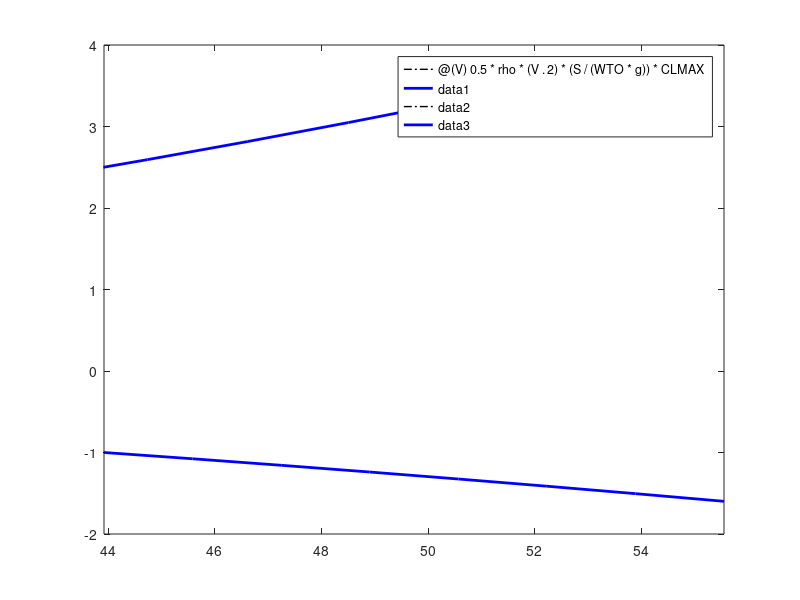

Here is the MATLAB script that generated this plot: (Note: this script raises an error after producing the figure.)
clc; clear; close all;
%% -- Capitolo 1 --
%% Specifiche tecniche
lambda=0.79;
WTO=1200; %peso al decollo kg
W=820; %peso a vuoto kg
Wfuel=200; %peso carburante
Weff=WTO-Wfuel;
rho=1.225; %densità dell'aria a SL
S=13.9; %superficie alare m^2
b=10.3;
carico=WTO/S;
caricoft=carico*0.204817;
Vs=27.78; %velocità di stallo m/s
Vc=33*sqrt(caricoft)*0.51; %velocità di crociera m/s
CLMAX=(2*WTO*9.81)/(rho*S*Vs.^2);
CLMAXr=-CLMAX*40/100;  %CLMAX in volo rovescio
nlim=2.1+24000/(WTO*2.20462+10000);
nlimR=-nlim*40/100; %nlim in volo rovescio
nlim=3.8;
Va=Vs*sqrt(nlim); %velocità di manovra
Vb=sqrt((-2*WTO*9.809)/(rho*CLMAXr*S)); %velocità di stallo in volo rovescio
Vf=Vb*sqrt(-nlimR); %velocità di manovra in volo rovescio
Vd=1.4*Vc; %velocità di picchiata
g=9.81;
c=1.35;
AR=b.^2/S;
e=0.9;
Clalfa=2*pi;
CLalfa=Clalfa/(1+(Clalfa)/(pi*AR*e));

%% -- Capitolo 2 --
%% Diagramma di Manovra

%plot del diagramma
fplot(@(V) 0.5*rho*(V.^2)*(S/(WTO*g))*CLMAX, [0 Vs],'-.k','LineWidth',1); hold on;
fplot(@(V) 0.5*rho*(V.^2)*(S/(WTO*g))*CLMAX, [Vs Va],'-b','LineWidth',2); hold on;
fplot(@(V) 0.5*rho*(V.^2)*(S/(WTO*g))*CLMAXr, [0 Vb],'-.k','LineWidth',1); hold on;
fplot(@(V) 0.5*rho*(V.^2)*(S/(WTO*g))*CLMAXr, [Vb Vf],'-b','LineWidth',2); hold on;
fplot( nlim, [Va Vc],'-b','LineWidth',2); hold on;
fplot( nlim, [Vc Vd],'-b','LineWidth',2); hold on;
fplot( nlimR, [Vf Vc],'-b','LineWidth',2); hold on;

%calcolo n per le vari velocità
ns=0.5*rho*(Vs.^2)*(S/(WTO*g))*CLMAX;
na=0.5*rho*(Va.^2)*(S/(WTO*g))*CLMAX;
nb=0.5*rho*(Vb.^2)*(S/(WTO*g))*CLMAXr;
nf=0.5*rho*(Vf.^2)*(S/(WTO*g))*CLMAXr;
ng=nf;
nc=na;

%marker testuali per i vari punti del diagramma
text(Vs, ns, 'S', 'HorizontalAlignment','center', 'VerticalAlignment','cap','Color','k','FontWeight','bold')
text(Va, na, 'A', 'HorizontalAlignment','center', 'VerticalAlignment','cap','Color','k','FontWeight','bold')
text(Vd, na, 'D', 'HorizontalAlignment','center', 'VerticalAlignment','cap','Color','k','FontWeight','bold')
text(Vb, nb, 'B', 'HorizontalAlignment','center', 'VerticalAlignment','cap','Color','k','FontWeight','bold')
text(Vf, nf, 'F', 'HorizontalAlignment','center', 'VerticalAlignment','cap','Color','k','FontWeight','bold')
text(Vc, ng, 'G', 'HorizontalAlignment','center', 'VerticalAlignment','cap','Color','k','FontWeight','bold')
text(Vd, 0, 'E', 'HorizontalAlignment','center', 'VerticalAlignment','cap','Color','k','FontWeight','bold')
text(Vc, nc, 'C', 'HorizontalAlignment','center', 'VerticalAlignment','cap','Color','k','FontWeight','bold')

%tratteggio
fplot( ns,[0,Vs],'--k');
fplot( nb,[0,Vb],'--k');
fplot( na,[0,Va],'--k');
fplot( nf,[0,Vf],'--k');
fplot( nf,[Vc,Vd],'--k');
fplot( 0,[0,Vd],'-.r');
xline([Vs,Vd,Va,Vb,Vc],'--');


%interpolazione per chiudere il diagramma
D = [Vd,na];
E = [Vd,0];
G= [Vc,ng];
x = [D(1) E(1)];
y = [D(2) E(2)];
plot(x,y,'b','LineWidth',2);
hold on;
x = [G(1) E(1)];
y = [G(2) E(2)];
plot(x,y,'b','LineWidth',2);
hold on;

%titolo e assi
title('Diagramma di manovra');
xlabel('V (m/s)');ylabel('n');
grid on;
grid minor;
axis([0 110 -2.5 4.5]);

%% Diagramma di Raffica
mu_g=(2*(carico*g)/(rho*g*c*CLalfa)); %fattore di attenuazione di raffica
Kg=(0.88*mu_g)/(5.83+mu_g); %parametro di massa

U_Vc=15.24;
U_Vd=7.62;

ng_Vc=1+(Kg*rho*U_Vc*CLalfa*Vc)/(2*(carico*g));
ng_Vd=1+(Kg*rho*U_Vd*CLalfa*Vd)/(2*(carico*g));
ngr_Vc=1-(Kg*rho*U_Vc*CLalfa*Vc)/(2*(carico*g));
ngr_Vd=1-(Kg*rho*U_Vd*CLalfa*Vd)/(2*(carico*g));

figure(2);
X = [Vc,ng_Vc];
K = [Vc,ngr_Vc];
Y= [Vd,ng_Vd];
Z= [Vd,ngr_Vd];
O= [0,1];
x = [O(1) X(1)];
y = [O(2) X(2)];
plot(x,y,'r','LineWidth',2);
hold on;
x = [O(1) Y(1)];
y = [O(2) Y(2)];
plot(x,y,'r','LineWidth',2);
hold on;
x = [O(1) Z(1)];
y = [O(2) Z(2)];
plot(x,y,'r','LineWidth',2);
hold on;
x = [O(1) K(1)];
y = [O(2) K(2)];
plot(x,y,'r','LineWidth',2);
hold on;

x = [X(1) Y(1)];
y = [X(2) Y(2)];
plot(x,y,'r','LineWidth',2);
hold on;
x = [Y(1) Z(1)];
y = [Y(2) Z(2)];
plot(x,y,'r','LineWidth',2);
hold on;
x = [K(1) Z(1)];
y = [K(2) Z(2)];
plot(x,y,'r','LineWidth',2);
hold on;

fplot( 0,[0,Vd],'-.k');


%titolo e assi
title('Diagramma di raffica');
xlabel('V (m/s)');ylabel('n');
grid on;
grid minor;
axis([0 110 -2.5 4.5]);


%% Inviluppo di volo
figure(3);
X = [Vc,ng_Vc];
K = [Vc,ngr_Vc];
Y= [Vd,ng_Vd];
Z= [Vd,ngr_Vd];
O= [0,1];
x = [O(1) X(1)];
y = [O(2) X(2)];
plot(x,y,'r','LineWidth',1.5);
hold on;
x = [O(1) Y(1)];
y = [O(2) Y(2)];
plot(x,y,'r','LineWidth',1.5);
hold on;
x = [O(1) Z(1)];
y = [O(2) Z(2)];
plot(x,y,'r','LineWidth',1.5);
hold on;
x = [O(1) K(1)];
y = [O(2) K(2)];
plot(x,y,'r','LineWidth',1.5);
hold on;

x = [X(1) Y(1)];
y = [X(2) Y(2)];
plot(x,y,'r','LineWidth',1.5);
hold on;
x = [Y(1) Z(1)];
y = [Y(2) Z(2)];
plot(x,y,'r','LineWidth',1.5);
hold on;
x = [K(1) Z(1)];
y = [K(2) Z(2)];
plot(x,y,'r','LineWidth',1.5);
hold on;

fplot( 0,[0,Vd],'-.k');


%plot del diagramma
fplot(@(V) 0.5*rho*(V.^2)*(S/(WTO*g))*CLMAX, [0 Vs],'-.k','LineWidth',1); hold on;
fplot(@(V) 0.5*rho*(V.^2)*(S/(WTO*g))*CLMAX, [Vs Va],'-b','LineWidth',2); hold on;
fplot(@(V) 0.5*rho*(V.^2)*(S/(WTO*g))*CLMAXr, [0 Vb],'-.k','LineWidth',1); hold on;
fplot(@(V) 0.5*rho*(V.^2)*(S/(WTO*g))*CLMAXr, [Vb Vf],'-b','LineWidth',2); hold on;
fplot( nlim, [Va Vc],'-b','LineWidth',2); hold on;
fplot( nlim, [Vc Vd],'-b','LineWidth',2); hold on;
fplot( nlimR, [Vf Vc],'-b','LineWidth',2); hold on;

%calcolo n per le vari velocità
ns=0.5*rho*(Vs.^2)*(S/(WTO*g))*CLMAX;
na=0.5*rho*(Va.^2)*(S/(WTO*g))*CLMAX;
nb=0.5*rho*(Vb.^2)*(S/(WTO*g))*CLMAXr;
nf=0.5*rho*(Vf.^2)*(S/(WTO*g))*CLMAXr;
ng=nf;
nc=na;

%marker testuali per i vari punti del diagramma
text(Vs, ns, 'S', 'HorizontalAlignment','center', 'VerticalAlignment','cap','Color','k','FontWeight','bold')
text(Va, na, 'A', 'HorizontalAlignment','center', 'VerticalAlignment','cap','Color','k','FontWeight','bold')
text(Vd, na, 'D', 'HorizontalAlignment','center', 'VerticalAlignment','cap','Color','k','FontWeight','bold')
text(Vb, nb, 'B', 'HorizontalAlignment','center', 'VerticalAlignment','cap','Color','k','FontWeight','bold')
text(Vf, nf, 'F', 'HorizontalAlignment','center', 'VerticalAlignment','cap','Color','k','FontWeight','bold')
text(Vc, ng, 'G', 'HorizontalAlignment','center', 'VerticalAlignment','cap','Color','k','FontWeight','bold')
text(Vd, 0, 'E', 'HorizontalAlignment','center', 'VerticalAlignment','cap','Color','k','FontWeight','bold')
text(Vc, nc, 'C', 'HorizontalAlignment','center', 'VerticalAlignment','cap','Color','k','FontWeight','bold')

%tratteggio
fplot( ns,[0,Vs],'--k');
fplot( nb,[0,Vb],'--k');
fplot( na,[0,Va],'--k');
fplot( nf,[0,Vf],'--k');
fplot( nf,[Vc,Vd],'--k');
fplot( 0,[0,Vd],'-.r');
xline([Vs,Vd,Va,Vb,Vc],'--');


%interpolazione per chiudere il diagramma
D = [Vd,na];
E = [Vd,0];
G= [Vc,ng];
x = [D(1) E(1)];
y = [D(2) E(2)];
plot(x,y,'b','LineWidth',2);
hold on;
x = [G(1) E(1)];
y = [G(2) E(2)];
plot(x,y,'b','LineWidth',2);
hold on;


%titolo e assi
title('Inviluppo di volo');
xlabel('V (m/s)');ylabel('n');
grid on;
grid minor;
axis([0 110 -2.5 4.5]);

%% -- Capitolo 3 --
%% Calcolo P e L
c=1.29; %corda media aerodinamica
P0=0;
P=P0;
it=0;
err=100000;
n=nlim;
L=n*Weff*g-P;
CMF=-0.085; 
M0D=0.5*rho*(Vd.^2)*S*c*abs(CMF);

a=c*25/100; 
l=4.6; 


disp('Calcolo P e L');
disp(['Iterazione ',num2str(it), ' L: ', num2str(L),' P: ', num2str(P),' errore: ',num2str(err)])
while abs(err)>0.00001
    it=it+1;
    L=n*Weff*g-P;
    Pold=P;
    P=(n*Weff*g*a-M0D)/(l+a);
    err=abs(Pold-P);
    disp(['Iterazione ',num2str(it), ' L: ', num2str(L),' P: ', num2str(P),' errore: ',num2str(err)])
end

CLw=L/(0.5*rho*(Vd.^2)*S);
Ww=g*0.15*WTO;
Whf=Ww/2;
qw=Whf*4/b;



fprintf(['\nCLw: ',num2str(CLw),'\nWw: ',num2str(Ww),' N\n\n']);

%% Stima del carico - Anderson

%AR=7.63

La0x=1.203;
La0y=1.198;

La2x=1.174;
La2y=1.168;

La4x=1.120;
La4y=1.113;

La6x=1.024;
La6y=1.024;

La8x=0.845;
La8y=0.854;

La9x=0.660;
La9y=0.673;

La95x=0.502;
La95y=0.521;

La975x=0.366;
La975y=0.383;

%interpolazione valori di La
La0=(La0x)*0.3+(La0y*0.7);
La2=(La2x)*0.3+(La2y*0.7);
La4=(La4x)*0.3+(La4y*0.7);
La6=(La6x)*0.3+(La6y*0.7);
La8=(La8x)*0.3+(La8y*0.7);
La9=(La9x)*0.3+(La9y*0.7);
La95=(La95x)*0.3+(La95y*0.7);
La975=(La975x)*0.3+(La975y*0.7);

c=1.3;
c0=c;
Cla0=S*La0/(c*b);
Cl0=Cla0*CLw;
l0=La0*L/b;
q0=l0-nlim*qw*(1-0);

c=1.4;
c2=c;
Cla2=S*La2/(c*b);
Cl2=Cla2*CLw;
l2=La2*L/b;
q2=l2-nlim*qw*(1-0.2);

c4=c;
Cla4=S*La4/(c*b);
Cl4=Cla4*CLw;
l4=La4*L/b;
q4=l4-nlim*qw*(1-0.4);

c6=c;
Cla6=S*La6/(c*b);
Cl6=Cla6*CLw;
l6=La6*L/b;
q6=l6-nlim*qw*(1-0.6);

c=1.4-((1.4-1.1)*0.2);
c8=c;
Cla8=S*La8/(c*b);
Cl8=Cla8*CLw;
l8=La8*L/b;
q8=l8-nlim*qw*(1-0.8);

c=1.4-((1.4-1.1)*0.3);
c9=c;
Cla9=S*La9/(c*b);
Cl9=Cla9*CLw;
l9=La9*L/b;
q9=l9-nlim*qw*(1-0.9);

c=1.4-((1.4-1.1)*0.35);
c95=c;
Cla95=S*La95/(c*b);
Cl95=Cla95*CLw;
l95=La95*L/b;
q95=l95-nlim*qw*(1-0.95);

c=1.4-((1.4-1.1)*0.375);
c975=c;
Cla975=S*La975/(c*b);
Cl975=Cla975*CLw;
l975=La975*L/b;
q975=l975-nlim*qw*(1-0.975);




fprintf(['eta','\tLa      ','\tc     ','\tCla     ','\tCl     ','\tl     ','\tq eff    ','\n']);
fprintf(['0\t',num2str(La0),'\t ',num2str(c0),'\t ',num2str(Cla0),'\t ',num2str(Cl0),'\t ',num2str(l0),'\t ',num2str(q0),'\n']);
fprintf(['0.2\t',num2str(La2),'\t ',num2str(c2),'\t ',num2str(Cla2),'\t ',num2str(Cl2),'\t ',num2str(l2),'\t ',num2str(q2),'\n']);
fprintf(['0.4\t',num2str(La4),'\t ',num2str(c4),'\t ',num2str(Cla4),'\t ',num2str(Cl4),'\t ',num2str(l4),'\t ',num2str(q4),'\n']);
fprintf(['0.6\t',num2str(La6),'\t ',num2str(c6),'\t ',num2str(Cla6),'\t ',num2str(Cl6),'\t ',num2str(l6),'\t ',num2str(q6),'\n']);
fprintf(['0.8\t',num2str(La8),'\t ',num2str(c8),'\t ',num2str(Cla8),'\t ',num2str(Cl8),'\t ',num2str(l8),'\t ',num2str(q8),'\n']);
fprintf(['0.9\t',num2str(La9),'\t ',num2str(c9),'\t ',num2str(Cla9),'\t ',num2str(Cl9),'\t ',num2str(l9),'\t ',num2str(q9),'\n']);
fprintf(['0.95\t',num2str(La95),'\t ',num2str(c95),'\t ',num2str(Cla95),'\t ',num2str(Cl95),'\t ',num2str(l95),'\t ',num2str(q95),'\n']);
fprintf(['0.975\t',num2str(La975),'\t ',num2str(c975),'\t ',num2str(Cla975),'\t ',num2str(Cl975),'\t ',num2str(l975),'\t ',num2str(q975),'\n']);


%% grafica anderson

figure(4)
eta=[0 0.2 0.4 0.6 0.8 0.9 0.95 0.975 1];
q=[q0 q2 q4 q6 q8 q9 q95 q975 0];

labels = {q0 q2 q4 q6 q8 q9 q95 q975 0};

xx=linspace(eta(1),eta(end),1000);
yy=interp1(eta,q,xx,'spline');  
plot(xx,yy,eta,q,'.','MarkerSize',22);

text(eta,q,labels,'VerticalAlignment','bottom','HorizontalAlignment','left');


xlabel('\eta'); ylabel('Carico effettivo (N/m)');
title("Distribuzione carico punto D");
grid on;


%% sollecitazione in assenza di controvento
eta=flip(eta);
q=flip(q);
bdim=eta.*b/2;
T=zeros(9,1);
T(1)=0;
for it=1:8
    T(it+1)=(q(it+1)+q(it))*(bdim(it)-bdim(it+1))*0.5+T(it);
end

figure(5);
subplot(2,1,1);
labels = {T(1) T(2) T(3) T(4) T(5) T(6) T(7) T(8) T(9)};
plot(bdim,T,'-',bdim,T,'.','MarkerSize',22);
text(bdim,T,labels,'VerticalAlignment','bottom','HorizontalAlignment','left');
xlabel('y (m)'); ylabel('Taglio (N)');
title("Punto D - Taglio senza controvento");

grid on;

%momento 

fun = @(bdim) -T(9)*(1-bdim/5.15);
subplot(2,1,2);
M=cumtrapz(bdim,fun(bdim));

plot(bdim,M,'-',bdim,M,'.','MarkerSize',22);
labels = {M(1) M(2) M(3) M(4) M(5) M(6) M(7) M(8) M(9)};
plot(bdim,M,'-',bdim,M,'.','MarkerSize',22);
text(bdim,M,labels,'VerticalAlignment','bottom','HorizontalAlignment','left');
xlabel('y (m)'); ylabel('Momento (Nm)');
title("Punto D - Momento senza controvento");

grid on;

%% sollecitazione con controvento
Dcontrovento=2.15; %distanza controvento dalla radice
Rb=M(9)/Dcontrovento; %Reazione del controvento

T=nan(9,1);
T(1)=0;
for it=1:6
    T(it+1)=(q(it+1)+q(it))*(bdim(it)-bdim(it+1))*0.5+T(it);
end
A=[bdim(7),T(7)];


figure(6);
subplot(2,1,1);
labels = {T(1) T(2) T(3) T(4) T(5) T(6) T(7) T(8) T(9)};
plot(bdim,T,'-b',bdim,T,'.r','MarkerSize',22); hold on;
text(bdim,T,labels,'VerticalAlignment','bottom','HorizontalAlignment','left');
xlabel('y (m)'); ylabel('Taglio (N)');
title("Punto D - Taglio (con controvento)");
text(5,7000,["Rb: ",num2str(Rb)]);
grid on;
T(1:6)=nan;
TS(1)=T(7);
T(7)=T(7)-Rb;
TS(2)=T(7);
Tmax=min((TS));
text(0.1,7000,["Taglio max(N): ",num2str(Tmax)]);
for it=7:8
    T(it+1)=(q(it+1)+q(it))*(bdim(it)-bdim(it+1))*0.5+T(it);
end
plot(bdim,T,'-b',bdim,T,'.r','MarkerSize',22); hold on;
B=[bdim(7),T(7)];
x = [A(1) B(1)];
y = [A(2) B(2)];
plot(x,y,'-b');
hold on;


M=zeros(9,1);
M(1)=0;
T=nan(9,1);
T(1)=0;
for it=1:6
    T(it+1)=(q(it+1)+q(it))*(bdim(it)-bdim(it+1))*0.5+T(it);
end

for it=1:8
    M(it+1)=(T(it+1)+T(it))*(bdim(it)-bdim(it+1))*0.5+M(it);
end
T(1:6)=nan;
T(7)=T(7)-Rb;
for it=7:8
    T(it+1)=(q(it+1)+q(it))*(bdim(it)-bdim(it+1))*0.5+T(it);
end
for it=7:8
    M(it+1)=(T(it+1)+T(it))*(bdim(it)-bdim(it+1))*0.5+M(it);
end
Mmax=M(7);
M(9)=0; 
subplot(2,1,2);
labels = {M(1) M(2) M(3) M(4) M(5) M(6) M(7) M(8) M(9)};
plot(bdim,M,'-',bdim,M,'.','MarkerSize',22);
text(0.1,10000,["Momento max(N*M): ",num2str(M(7))]);
text(bdim,M,labels,'VerticalAlignment','bottom','HorizontalAlignment','left');
xlabel('y (m)'); ylabel('Momento (Nm)');
title("Punto D - Momento (con controvento)");
grid on;


%% Torsione
c=1.29;
Vg=Vc;
Wnf=(WTO-Wfuel)*9.81;
M0=-1/2*rho*(Vd^2)*S*c*CMF;
MtD=M0/2;

M0=-1/2*rho*(Vg^2)*S*c*CMF;
L=Wnf*ngr_Vc;
MtG=M0/2-L*a/2;

Mt=max(MtD,MtG); %punto più critico è G(punto C volo rovescio)

P=(ngr_Vc*a*Wnf-M0)/(l+a);
L=Wnf*ngr_Vc-P;
CLw=L/(0.5*rho*(Vc^2)*S);

%% Torsione- carico e grafica carico
c=1.3;
c0=c;
Cla0=S*La0/(c*b);
Cl0=Cla0*CLw;
l0=La0*L/b;
q0=l0-nlim*qw*(1-0);

c=1.4;
c2=c;
Cla2=S*La2/(c*b);
Cl2=Cla2*CLw;
l2=La2*L/b;
q2=l2-nlim*qw*(1-0.2);

c4=c;
Cla4=S*La4/(c*b);
Cl4=Cla4*CLw;
l4=La4*L/b;
q4=l4-nlim*qw*(1-0.4);

c6=c;
Cla6=S*La6/(c*b);
Cl6=Cla6*CLw;
l6=La6*L/b;
q6=l6-nlim*qw*(1-0.6);

c=1.4-((1.4-1.1)*0.2);
c8=c;
Cla8=S*La8/(c*b);
Cl8=Cla8*CLw;
l8=La8*L/b;
q8=l8-nlim*qw*(1-0.8);

c=1.4-((1.4-1.1)*0.3);
c9=c;
Cla9=S*La9/(c*b);
Cl9=Cla9*CLw;
l9=La9*L/b;
q9=l9-nlim*qw*(1-0.9);

c=1.4-((1.4-1.1)*0.35);
c95=c;
Cla95=S*La95/(c*b);
Cl95=Cla95*CLw;
l95=La95*L/b;
q95=l95-nlim*qw*(1-0.95);

c=1.4-((1.4-1.1)*0.375);
c975=c;
Cla975=S*La975/(c*b);
Cl975=Cla975*CLw;
l975=La975*L/b;
q975=l975-nlim*qw*(1-0.975);

fprintf(['eta','\tLa      ','\tc     ','\tCla     ','\tCl     ','\tl     ','\tq eff    ','\n']);
fprintf(['0\t',num2str(La0),'\t ',num2str(c0),'\t ',num2str(Cla0),'\t ',num2str(Cl0),'\t ',num2str(l0),'\t ',num2str(q0),'\n']);
fprintf(['0.2\t',num2str(La2),'\t ',num2str(c2),'\t ',num2str(Cla2),'\t ',num2str(Cl2),'\t ',num2str(l2),'\t ',num2str(q2),'\n']);
fprintf(['0.4\t',num2str(La4),'\t ',num2str(c4),'\t ',num2str(Cla4),'\t ',num2str(Cl4),'\t ',num2str(l4),'\t ',num2str(q4),'\n']);
fprintf(['0.6\t',num2str(La6),'\t ',num2str(c6),'\t ',num2str(Cla6),'\t ',num2str(Cl6),'\t ',num2str(l6),'\t ',num2str(q6),'\n']);
fprintf(['0.8\t',num2str(La8),'\t ',num2str(c8),'\t ',num2str(Cla8),'\t ',num2str(Cl8),'\t ',num2str(l8),'\t ',num2str(q8),'\n']);
fprintf(['0.9\t',num2str(La9),'\t ',num2str(c9),'\t ',num2str(Cla9),'\t ',num2str(Cl9),'\t ',num2str(l9),'\t ',num2str(q9),'\n']);
fprintf(['0.95\t',num2str(La95),'\t ',num2str(c95),'\t ',num2str(Cla95),'\t ',num2str(Cl95),'\t ',num2str(l95),'\t ',num2str(q95),'\n']);
fprintf(['0.975\t',num2str(La975),'\t ',num2str(c975),'\t ',num2str(Cla975),'\t ',num2str(Cl975),'\t ',num2str(l975),'\t ',num2str(q975),'\n\n']);




figure(7)
eta=[0 0.2 0.4 0.6 0.8 0.9 0.95 0.975 1];
q=[q0 q2 q4 q6 q8 q9 q95 q975 0];

labels = {q0 q2 q4 q6 q8 q9 q95 q975 0};

xx=linspace(eta(1),eta(end),1000);
yy=interp1(eta,q,xx,'spline');  
plot(xx,yy,eta,q,'.','MarkerSize',22);

text(eta,q,labels,'VerticalAlignment','bottom','HorizontalAlignment','left');


xlabel('\eta'); ylabel('Carico effettivo (N/m)');
title("Distribuzione carico punto G");
grid on;

%% Torsione-sollecitazione in assenza di controvento
eta=flip(eta);
q=flip(q);
bdim=eta.*b/2;
T=zeros(9,1);
T(1)=0;
for it=1:8
    T(it+1)=(q(it+1)+q(it))*(bdim(it)-bdim(it+1))*0.5+T(it);
end


figure(8);
subplot(2,1,1);
labels = {T(1) T(2) T(3) T(4) T(5) T(6) T(7) T(8) T(9)};
plot(bdim,T,'-',bdim,T,'.','MarkerSize',22);
text(bdim,T,labels,'VerticalAlignment','bottom','HorizontalAlignment','left');
xlabel('y (m)'); ylabel('Taglio (N)');
title("Punto G - Taglio senza controvento");

grid on;

%momento

fun = @(bdim) -T(9)*(1-bdim/5.15);
subplot(2,1,2);
M=cumtrapz(bdim,fun(bdim));

subplot(2,1,2);
labels = {M(1) M(2) M(3) M(4) M(5) M(6) M(7) M(8) M(9)};
plot(bdim,M,'-',bdim,M,'.','MarkerSize',22);
text(bdim,M,labels,'VerticalAlignment','bottom','HorizontalAlignment','left');
xlabel('y (m)'); ylabel('Momento (Nm)');
title("Punto G - Momento senza controvento");

grid on;

%% Torsione- controvento
Dcontrovento=2.15; %distanza controvento dalla radice
Rb=M(9)/Dcontrovento; %Reazione del controvento
T=nan(9,1);
T(1)=0;
for it=1:6
    T(it+1)=(q(it+1)+q(it))*(bdim(it)-bdim(it+1))*0.5+T(it);
end
A=[bdim(7),T(7)];


figure(9);
subplot(2,1,1);
labels = {T(1) T(2) T(3) T(4) T(5) T(6) T(7) T(8) T(9)};
plot(bdim,T,'-b',bdim,T,'.r','MarkerSize',22); hold on;
text(bdim,T,labels,'VerticalAlignment','bottom','HorizontalAlignment','left');
xlabel('y (m)'); ylabel('Taglio (N)');
title("Punto G - Taglio");
text(5,7000,["Rb: ",num2str(Rb)]);
grid on;
    
    
T(1:6)=nan;
TS(1)=T(7);
T(7)=T(7)-Rb;
TS(2)=T(7);
Tmax_Torsione=max((TS));
text(0.1,7000,["Taglio max(N): ",num2str(Tmax_Torsione)]);
for it=7:8
    T(it+1)=(q(it+1)+q(it))*(bdim(it)-bdim(it+1))*0.5+T(it);
end
plot(bdim,T,'-b',bdim,T,'.r','MarkerSize',22); hold on;
B=[bdim(7),T(7)];
x = [A(1) B(1)];
y = [A(2) B(2)];
plot(x,y,'-b');
hold on;
   



M=zeros(9,1);
M(1)=0;
T=nan(9,1);
T(1)=0;
for it=1:7
    T(it+1)=(q(it+1)+q(it))*(bdim(it)-bdim(it+1))*0.5+T(it);
end

for it=1:7
    M(it+1)=(T(it+1)+T(it))*(bdim(it)-bdim(it+1))*0.5+M(it);
end
T(1:6)=nan;
T(7)=T(7)-Rb;
for it=7:8
    T(it+1)=(q(it+1)+q(it))*(bdim(it)-bdim(it+1))*0.5+T(it);
end
for it=7:8
    M(it+1)=(T(it+1)+T(it))*(bdim(it)-bdim(it+1))*0.5+M(it);
end
M(9)=0; 
subplot(2,1,2);
labels = {M(1) M(2) M(3) M(4) M(5) M(6) M(7) M(8) M(9)};
plot(bdim,M,'-',bdim,M,'.','MarkerSize',22); hold on;
text(0.1,0,["Momento max(N*M): ",num2str(M(7))]);
text(bdim,M,labels,'VerticalAlignment','bottom','HorizontalAlignment','left');
xlabel('y (m)'); ylabel('Momento (Nm)');
title("Punto G - Momento");

grid on;

%% Torsione- Determinazione stato tensionale
Mmax_Torsione=M(7); %calcolare flussi di taglio

%% -- Capitolo 4 --
%% Profilo 631 A012
%pagina 344
c=1.29;
x=[0 0.5 0.75 1.25 2.5 5.0 7.5 10 15 20 25 30 35 40 45 50 55 60 65 70 75 80 85 90 95 100];
y=[0 0.973 1.173 1.492 2.078 2.895 3.504 3.994 4.747 5.287 5.664 5.901 5.995 5.957 5.792 5.517 5.148 4.7 4.186 3.621 3.026 2.426 1.826 1.225 0.625 0.025];
x1=x./100;
y1=y./100;
figure(10);
plot(x1,y1); hold on;plot(x1,-y1);
axis([0 1 -0.5 0.5]);grid on;
xlabel('x/c'); ylabel('y/c');
title("NACA 63(1)A012 (adimensionale)");

%non adimensionale
x=x.*c/100;
y=y.*c/100;
figure(11);
up=plot(x,y); hold on; low=plot(x,-y);hold on;
axis([0 1.29 -0.5 0.5]);grid on;
xlabel('x(m)'); ylabel('y(m)');
title("NACA 63(1)A012 (c=1.29m)");

xline(c*25/100,'-.');
xline(c*70/100,'-.');
x20=abs(y(11)+y(11)); % dal 25% al 70% della cma
x70=abs(y(20)+y(20));

%wingbox
figure(12)
solettex=[25  35  45  55   70].*c/100;
solettey=[5.664 5.995 5.792 5.148 3.621]*c/100;
labels={'1','2','3','4','5'};
top=plot(solettex,solettey,'-ok','LineWidth',1.5,'MarkerSize',5); hold on;
text(solettex,solettey,labels,'VerticalAlignment','bottom','HorizontalAlignment','right');
labels={'10','9','8','7','6'};
bot=plot(solettex,-solettey,'-ok','LineWidth',1.5,'MarkerSize',5); hold on;
text(solettex,-solettey,labels,'VerticalAlignment','bottom','HorizontalAlignment','right');
axis([0 1.29 -0.5 0.5]);grid on;
xlabel('x(m)'); ylabel('y(m)');
title("NACA 63(1)A012 Wingbox");
as=[solettex(1),solettex(1)];
bs=[solettey(1),-solettey(1)];
plot(as,bs,'-k','LineWidth',1.5);
as=[solettex(5),solettex(5)];
bs=[solettey(5),-solettey(5)];
plot(as,bs,'-k','LineWidth',1.5);


x=[0 0.5 0.75 1.25 2.5 5.0 7.5 10 15 20 25].*c/100;
y=[0 0.973 1.173 1.492 2.078 2.895 3.504 3.994 4.747 5.287 5.664].*c/100;
plot(x,y,'k','LineWidth',1.5); hold on;
plot(x,-y,'k','LineWidth',1.5); hold on;
xline(0.3225,'--');
yline(0,'--');

%wingbox sistema di riferimento per i flussi di taglio
figure(13)
solettex=[25  35  45  55   70].*c/100;
solettey=[5.664 5.995 5.792 5.148 3.621]*c/100;
labels={'1','2','3','4','5'};
top=plot(solettex,solettey,'-ok','LineWidth',1.5,'MarkerSize',5); hold on;
text(solettex,solettey,labels,'VerticalAlignment','bottom','HorizontalAlignment','right');
labels={'10','9','8','7','6'};
bot=plot(solettex,-solettey,'-ok','LineWidth',1.5,'MarkerSize',5); hold on;
text(solettex,-solettey,labels,'VerticalAlignment','bottom','HorizontalAlignment','right');
axis([-0.2 1.29 -0.5 0.5]);
xlabel('x(m)'); ylabel('y(m)');
title("NACA 63(1)A012 Wingbox, no Grid");
as=[solettex(1),solettex(1)];
bs=[solettey(1),-solettey(1)];
plot(as,bs,'-k','LineWidth',1.5);
as=[solettex(5),solettex(5)];
bs=[solettey(5),-solettey(5)];
plot(as,bs,'-k','LineWidth',1.5);


x=[0 0.5 0.75 1.25 2.5 5.0 7.5 10 15 20 25].*c/100;
y=[0 0.973 1.173 1.492 2.078 2.895 3.504 3.994 4.747 5.287 5.664].*c/100;
plot(x,y,'k','LineWidth',1.5); hold on;
plot(x,-y,'k','LineWidth',1.5); hold on;



%% Wingbox
Ce=0.342; %forma corrente
h1=x20*1000; 
h2=x70*1000;
Lwingbox=(70-25)*c/100;
a=20;
l=14;
L=200; %larghezza pannello
d=440; %lunghezza pannello
ncorr=5; %numero correnti
tp=0.6; %spessore pannello
b=(d/ncorr-1); %baia
E=71.7*1000;
sigmacy=460;
ni=0.3;
T=Tmax;
tc=0.8;
sigmacs=(E*sigmacy)^0.5*Ce*((a+l)/(2*tc))^-0.75;
ta=0.9; %spessore anima

coeff_ks=h1/b;
tau=abs(T)/(h1*ta);
ks=7;
taucr=(ks*(pi.^2)*E*ta.^2)/(12*(1-ni.^2)*b^2);
tsut=tau/taucr;
k=tanh(0.5*log(tsut)); %si vuole k circa 0.4 0.5
ktensione=k;

c=16*tp;
Acollab=2*c*tp;
A2=2*a*l;
Ac=2*a*l-(2*a-2*tc)*(l-tc);
Atot=Ac+Acollab;
%mom statici
S1=2*c*tp*tp/2;
S2=2*a*l*((l/2+tp));
S3=(2*a-2*tc)*(l-tc)*(tp+tc+l/2-tc/2);
Stot=S1+S2-S3;
rG=Stot/Atot;
I1G=(2*c*tp^3)/12+2*c*tp*(rG-tp/2)^2;
I2G=(2*a*l^3)/12+2*a*l*(l/2+tp-rG)^2;
I3G=((2*a-2*tc)*(l-tc)^3)/12+(2*a-2*tc)*(l-tc)*(tp+tc/2+l/2-rG)^2;
ItotG=I1G+I2G-I3G;
rhomin=sqrt(ItotG/Atot);
lambda=L/rhomin; %L0=L perchè simply supported
lambda_lim=pi*sqrt(2*E/sigmacs);
%lamba<lamba_lim
sigmacrCorrente=sigmacs-(sigmacs^2)*lambda^2/(4*(pi^2)*E);
%prima stima del carico
Pcr=sigmacrCorrente*(ncorr*Ac+2*c*tp*(ncorr-1));
rapporto_per_Kc=L/b;
m=2; kc=(m*b/L+L/(b*m))^2;
sigmacrp=((kc*E*pi^2)/(12*(1-ni^2)))*(tp/b)^2;
c2=b*(1+sigmacrp/sigmacrCorrente)/4;
errore=(c2-c)/c2;
cold=c2;
%successive iterazioni
    it=1;
    fprintf('\nCarico Critico\n');
    fprintf(['iterazione: ',num2str(it),' Pcr: ',num2str(Pcr),'\n']);
while errore>0.0000001
    it=it+1;
Acollab=2*cold*tp;
Atot=Ac+Acollab;

S1=2*cold*tp*tp/2;
Stot=S1+S2-S3;
rG=Stot/Atot;

I1G=(2*cold*tp^3)/12+2*cold*tp*(rG-tp/2)^2;
I2G=(2*a*l^3)/12+2*a*l*(l/2+tp-rG)^2;
I3G=((2*a-2*tc)*(l-tc)^3)/12+(2*a-2*tc)*(l-tc)*(tp+tc/2+l/2-rG)^2;
ItotG=I1G+I2G-I3G;

rhomin=sqrt(ItotG/Atot);
lambda=L/rhomin; 

sigmacrCorrente2=sigmacs-(sigmacs^2)*lambda^2/(4*(pi^2)*E);

Pcr=sigmacrCorrente2*(ncorr*Ac+2*cold*tp*(ncorr-1));
sigmacrp2=((kc*E*pi^2)/(12*(1-ni^2)))*(tp/b)^2;

cit2=b*(1+sigmacrp2/sigmacrCorrente2)/4;
errore=(cit2-cold)/cit2;
cold=cit2;
fprintf(['iterazione: ',num2str(it),' Pcr: ',num2str(Pcr),' Errore: ',num2str(errore),'\n']);
end

%% aree solette
Mx=Mmax;
br=(h1+h2)/2;
br=br/1000;
Mp=Pcr*br;
DeltaM=abs(Mx-Mp); %momento effettivo assorbito dalle solette
zmax=h1/2;
sigmamax=150/1000; %controllare
Ilong=DeltaM*zmax/sigmamax;
Iprinc=0.7*Ilong;
Aprinc=4*Iprinc/(2*h1^2);
Isec=0.3*Ilong;
Asec=(4*Isec)/(2*h2^2);
fprintf('\nAree solette\n');
fprintf(['Ilong: ',num2str(Ilong),' Iprinc: ',num2str(Iprinc),' Aprinc: ',num2str(Aprinc),'\nIsec: ',num2str(Isec),' Asec: ',num2str(Asec),' Atot: ',num2str(Atot),'\n\n'])

ASol=zeros(10,1);
ASol(1:10)=Atot;
ASol(5)=Asec;
ASol(6)=ASol(5);
ASol(1)=Aprinc;
ASol(10)=ASol(1);

dist_da_y=Lwingbox/4;

%distanze solette rispetto all'asse y
dy=zeros(10,1);
dy(1)=0; dy(10)=0;
dy(2)=dist_da_y; dy(9)=dy(2);
dy(3)=2*dist_da_y; dy(8)=dy(3);
dy(4)=3*dist_da_y; dy(7)=dy(4);
dy(5)=4*dist_da_y; dy(6)=dy(5);
%distanze solette rispetto all'asse x
dx=zeros(10,1);
dx(1:5)=solettey;
dx(6:10)=-flip(solettey);

Atot=sum(ASol,'all');

%% baricentro
it=0;
xg=0;
for it=1:10
xg=xg+ASol(it)*dy(it);
it=it+1;
end
it=0;
yg=0;

for it=1:10
yg=yg+ASol(it)*dx(it);
it=it+1;
end
xg=xg/Atot;
yg=yg/Atot; %uguale a zero perchè simmetrica
c=1.29;
plot(xg+25*c/100,yg,'or');

dx=dx.*1000;
dy=dy.*1000;
xg=xg*1000;
%% momenti di inerzia
Ixy=0; %profilo simmetrico
Ixx=0;
Iyy=0;
it=1;
for it=1:10
Ixx=Ixx+ASol(it)*(dx(it))^2;
it=it+1;
end
it=1;
for it=1:10;
Iyy=Iyy+ASol(it)*(dy(it)-xg)^2;
it=it+1;
end

%% calcolo delle sigma
Mx=-Mmax*1000;
sigmazeta_su_y=(Mx/(Ixx));
it=0;
sigmazeta(10)=zeros;
for it=1:10
sigmazeta(it)=sigmazeta_su_y*dx(it);
fprintf(['Sigma ',num2str(it),'= ',num2str(sigmazeta(it)),'MPa\n']);
it=it+1;
end


%% calcolo qb
it=0;
qold=0;
Sy=Tmax;
Kq=(-Sy/(Ixx));
qb=zeros;
Ixx
for it=1:9
    qb(it)=qold+(-Sy/(Ixx))*ASol(it)*dx(it);
    fprintf(['qb ',num2str(it),',',num2str(it+1),'= ',num2str(qb(it)),' N/mm\n']);
    qold=qb(it);
end
   
%% calcolo delle aree di Bredt

%area di bredt 2
AB2=0;
AB2=2*trapz(solettex,solettey)*1000^2;

%matrici per wb
c=1.29;
xwb=[0 0.5 0.75 1.25 2.5 5.0 7.5 10 15 20 25]*c/100;
ywb=[0 0.973 1.173 1.492 2.078 2.895 3.504 3.994 4.747 5.287 5.664].*c/100;

%area di bredt 1
AB1=0;
AB1=2*trapz(xwb,ywb)*1000^2;

%% calcolo distanze
%area2
x=dy;
y=dx;
dist=zeros;
it=0;
for it=2:10
    dist(it)=sqrt(((x(it)-x(it-1)).^2)+((y(it)-y(it-1)).^2));
    it=it+1;
end
it=0;

%bordo d'attacco area1
it=0;
for it=2:10
    distLe(it)=sqrt(((xwb(it)-xwb(it-1)).^2)+((ywb(it)-ywb(it-1)).^2));
    it=it+1;
end
distLe=distLe.*1000;
%% perimetri
%perimetro bordo d'attacco area1
perimetrocirc=0; 
for it=1:10
    perimetrocirc=perimetrocirc+distLe(it);
    it=it+1;
end
perimetrocirc=perimetrocirc*2;
 %perimetro area 2
perimetrowb=sum(dist,'all')+dist(6);

%% calcolo prima equazione
qk=0; it=0;
for it=1:9
    qk=qk+qb(it)*dist(it+1);
    it=it+1;
end


    coeff_qs01=-(perimetrocirc-dist(6)-dist(6));
    coeff_qs02=((perimetrowb+dist(6))/AB2)+(dist(6)/AB1);
    termine_noto_1_eq=-qk/AB2;

%% calcolo seconda equazione
%AB1*qs01+AB2*qs02=flussitot/2
%y=y+y(1);

flussitot=0;
for it=1:9
    flussitot=flussitot+(qb(it)*dist(it+1)*y(it));
    it=it+1;
end
termine_noto_2_eq=flussitot/2;

%% soluzione sistema lineare
Sistema=[coeff_qs01,coeff_qs02
        AB1,AB2];
Noti=[termine_noto_1_eq
    termine_noto_2_eq];
Soluzione=linsolve(Sistema,Noti);
qs0=Soluzione;
display(qs0);

%% calcolo qs finale
qs=zeros;
for it=1:9
    qs(it)=qb(it)+qs0(2);
end
qs(10)=qb(6)+qs0(2)-qs0(1);
qs(11)=qs0(1);
for it=1:9
fprintf(['qs ',num2str(it),',',num2str(it+1),'= ',num2str(qs(it)),'\n']);
it=it+1;
end
fprintf(['qs ',num2str(10),',1= ',num2str(qs(it)),'\n']);
fprintf(['qs,circ ',num2str(it),'= ',num2str(qs(11)),'\n']);
%qs max
qsmax=max(abs(qs));
taumax=qsmax/ta;
sigmaeq=sqrt((sigmamax)^2+3*(taumax)^2); %minore si sigmacy 450MPa
MS=(sigmacy/sigmaeq)-1;

fprintf(['\nqs,max: ',num2str(qsmax),'\n']);
fprintf(['taumax= ',num2str(taumax),'\n']);
fprintf(['sigmaeq= ',num2str(sigmaeq),'\n']);
fprintf(['M.S.= ',num2str(MS),'\n']);

%% -- Capitolo 5 --
%% Torsione - calcolo flussi di taglio nel punto C con n negativo
fprintf('\n\nTorsione-----------------\n\n');
%% Torsione - calcolo delle sigma
Mx=-Mmax_Torsione*1000;
sigmazeta_su_y=(Mx/(Ixx));
it=0;
sigmazeta(10)=zeros;
for it=1:10
sigmazeta(it)=sigmazeta_su_y*dx(it);
fprintf(['Sigma ',num2str(it),'= ',num2str(sigmazeta(it)),'MPa\n']);
it=it+1;
end

%% Torsione - calcolo qb
it=0;
qold=0;
Sy=Tmax_Torsione;
Kq=(-Sy/(Ixx));
qb=zeros;
for it=1:9
    qb(it)=qold+(-Sy/(Ixx))*ASol(it)*dx(it);
    fprintf(['qb ',num2str(it),',',num2str(it+1),'= ',num2str(qb(it)),' N/mm\n']);
    qold=qb(it);
end

%% Torsione - calcolo prima equazione
qk=0; it=0;
for it=1:9
    qk=qk+qb(it)*dist(it+1);
    it=it+1;
end


    coeff_qs01=-(perimetrocirc-dist(6)-dist(6));
    coeff_qs02=((perimetrowb+dist(6))/AB2)+(dist(6)/AB1);
    termine_noto_1_eq=-qk/AB2;

%% Torsione -  calcolo seconda equazione
%AB1*qs01+AB2*qs02=flussitot/2

termine_noto_2_eq=(Mx)/2;

%%  Torsione - soluzione sistema lineare
Sistema=[coeff_qs01,coeff_qs02
        AB1,AB2];
Noti=[termine_noto_1_eq
    termine_noto_2_eq];
Soluzione=linsolve(Sistema,Noti);
qs0=Soluzione;
display(qs0);
%% Torsione - calcolo qs finale
qs=zeros;
for it=1:9
    qs(it)=qb(it)+qs0(2);
end
qs(10)=qb(6)+qs0(2)-qs0(1);
qs(11)=qs0(1);
for it=1:9
fprintf(['qs ',num2str(it),',',num2str(it+1),'= ',num2str(qs(it)),'\n']);
it=it+1;
end
fprintf(['qs ',num2str(10),',1= ',num2str(qs(it)),'\n']);
fprintf(['qs,circ ',num2str(it),'= ',num2str(qs(11)),'\n']);
%qs max
qsmax=max(abs(qs));
taumax=qsmax/ta;
sigmaeq=sqrt((sigmamax)^2+3*(taumax)^2); %minore si sigmacy 450MPa
MS=(sigmacy/sigmaeq)-1;

fprintf(['\nqs,max: ',num2str(qsmax),'\n']);
fprintf(['taumax= ',num2str(taumax),'\n']);
fprintf(['sigmaeq= ',num2str(sigmaeq),'\n']);
fprintf(['M.S.= ',num2str(MS),'\n']);

%% -- Capitolo 6 --
%% Instabilità del controvento
L=2100*cos(0.87); %controvento %angolo 50°
E=717000;
sigmacy=485;
sigma07=490;
sigma085=465;
sigmap=220;
r=0.03*1000;
%Area=pi*r^2;
Area=185.35;
Imin=80000;
rhomin=sqrt(Imin/Area);
lambda=L/rhomin;
lambdalim=pi*sqrt(E/sigmap);

sigmaeulero=(((pi^2))/(lambda^2))*E;
n=1+(log(17/7))/(log(sigma07/sigma085));
sigma=0;
figure(14)
xline(E,'-.k'); hold on;
i=1;
while sigma<sigmaeulero
    i=i+1;
Et=E/(1+(3/7)*n*(sigma/sigma07)^(n-1));
sigma=sigma+0.3;
Et_matrix(i)=Et;
sigma_matrix(i)=sigma;
end
%trim del primo valore
Et_matrix=Et_matrix(2:end);
sigma_matrix=sigma_matrix(2:end);
%grafica
verde=plot(Et_matrix,sigma_matrix, 'g'); hold on;

rosso=fplot(@(E) (((pi^2))/(lambda^2))*E,[0 E],'r');


yline(sigmaeulero,'--b'); hold on;
xlabel('Et(MPa)');
ylabel('\sigmacr(MPa)');
grid on; grid minor;

%Et 198065
sigmacr=460.13; %Mpa
Pcr=sigmacr*Area;
display(Pcr);
